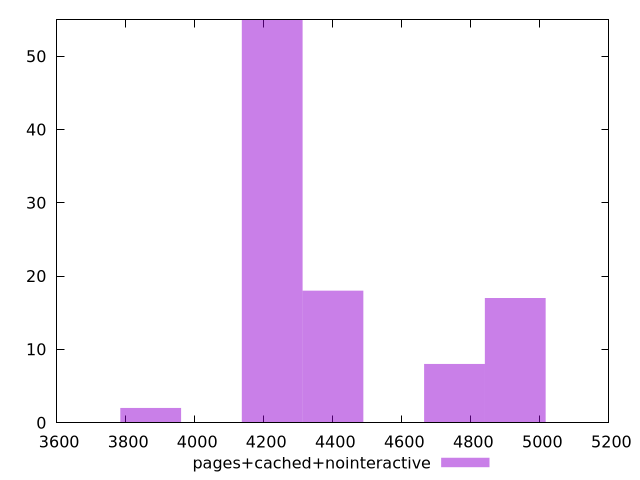

This figure's gnuplot source:
$_pagesCachedNointeractive <<EOF
4224.605106364183 55
4400.630319129357 18
4752.680744659705 8
4928.70595742488 17
3872.554680833834 2
EOF
set key outside below
set terminal pngcairo
set output "report_00006_2020-11-02T20-21-41.718Z/speed-index/pages+cached+nointeractive//raw_hist.png"
set yrange [0:55]
set boxwidth 176.02521276517427
set style fill transparent solid 0.5 noborder
plot $_pagesCachedNointeractive title "pages+cached+nointeractive" with boxes ,
